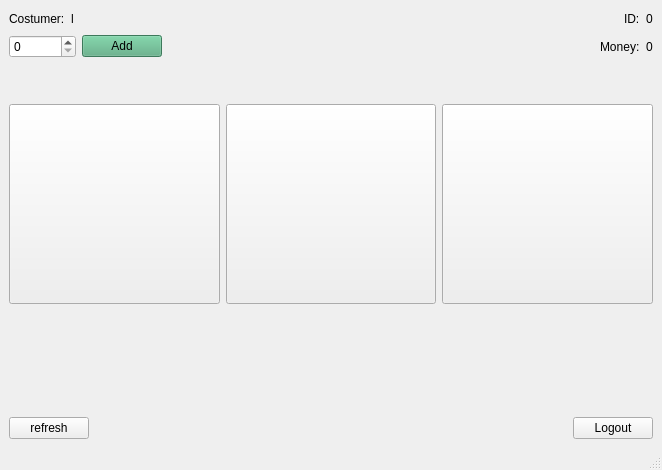
<?xml version="1.0" encoding="UTF-8"?>
<ui version="4.0">
 <class>costumerPage</class>
 <widget class="QMainWindow" name="costumerPage">
  <property name="geometry">
   <rect>
    <x>0</x>
    <y>0</y>
    <width>662</width>
    <height>470</height>
   </rect>
  </property>
  <property name="windowTitle">
   <string>MainWindow</string>
  </property>
  <property name="styleSheet">
   <string notr="true"/>
  </property>
  <widget class="QWidget" name="centralwidget">
   <layout class="QGridLayout" name="gridLayout_3">
    <item row="0" column="0">
     <layout class="QGridLayout" name="gridLayout_2">
      <item row="0" column="0">
       <layout class="QGridLayout" name="gridLayout">
        <item row="0" column="0">
         <layout class="QHBoxLayout" name="horizontalLayout_5">
          <item>
           <layout class="QHBoxLayout" name="horizontalLayout_3">
            <item>
             <widget class="QLabel" name="label">
              <property name="text">
               <string>Costumer:</string>
              </property>
             </widget>
            </item>
            <item>
             <widget class="QLabel" name="usernameLabel">
              <property name="text">
               <string>l</string>
              </property>
             </widget>
            </item>
           </layout>
          </item>
          <item>
           <spacer name="horizontalSpacer_2">
            <property name="orientation">
             <enum>Qt::Horizontal</enum>
            </property>
            <property name="sizeHint" stdset="0">
             <size>
              <width>40</width>
              <height>20</height>
             </size>
            </property>
           </spacer>
          </item>
          <item>
           <layout class="QHBoxLayout" name="horizontalLayout_4">
            <item>
             <widget class="QLabel" name="label_3">
              <property name="text">
               <string>ID:</string>
              </property>
             </widget>
            </item>
            <item>
             <widget class="QLabel" name="idLabel">
              <property name="text">
               <string>0</string>
              </property>
             </widget>
            </item>
           </layout>
          </item>
         </layout>
        </item>
        <item row="3" column="0">
         <layout class="QHBoxLayout" name="horizontalLayout_7">
          <item>
           <widget class="QPushButton" name="historyBtn">
            <property name="minimumSize">
             <size>
              <width>200</width>
              <height>200</height>
             </size>
            </property>
            <property name="text">
             <string/>
            </property>
           </widget>
          </item>
          <item>
           <widget class="QPushButton" name="storeBtn">
            <property name="minimumSize">
             <size>
              <width>200</width>
              <height>200</height>
             </size>
            </property>
            <property name="text">
             <string/>
            </property>
           </widget>
          </item>
          <item>
           <widget class="QPushButton" name="profileBtn">
            <property name="minimumSize">
             <size>
              <width>200</width>
              <height>200</height>
             </size>
            </property>
            <property name="text">
             <string/>
            </property>
            <property name="flat">
             <bool>false</bool>
            </property>
           </widget>
          </item>
         </layout>
        </item>
        <item row="1" column="0">
         <layout class="QHBoxLayout" name="horizontalLayout_6">
          <item>
           <layout class="QHBoxLayout" name="horizontalLayout">
            <item>
             <widget class="QSpinBox" name="spinBoxMoney">
              <property name="maximum">
               <number>1000000000</number>
              </property>
             </widget>
            </item>
            <item>
             <widget class="QPushButton" name="addMoney">
              <property name="styleSheet">
               <string notr="true">background-color: rgb(85, 170, 127);</string>
              </property>
              <property name="text">
               <string>Add</string>
              </property>
             </widget>
            </item>
            <item>
             <spacer name="horizontalSpacer_3">
              <property name="orientation">
               <enum>Qt::Horizontal</enum>
              </property>
              <property name="sizeHint" stdset="0">
               <size>
                <width>40</width>
                <height>20</height>
               </size>
              </property>
             </spacer>
            </item>
           </layout>
          </item>
          <item>
           <layout class="QHBoxLayout" name="horizontalLayout_2">
            <item>
             <widget class="QLabel" name="label_2">
              <property name="text">
               <string>Money:</string>
              </property>
             </widget>
            </item>
            <item>
             <widget class="QLabel" name="moneyLabel">
              <property name="text">
               <string>0</string>
              </property>
             </widget>
            </item>
           </layout>
          </item>
         </layout>
        </item>
        <item row="2" column="0">
         <spacer name="verticalSpacer">
          <property name="orientation">
           <enum>Qt::Vertical</enum>
          </property>
          <property name="sizeHint" stdset="0">
           <size>
            <width>20</width>
            <height>40</height>
           </size>
          </property>
         </spacer>
        </item>
       </layout>
      </item>
      <item row="2" column="0">
       <layout class="QHBoxLayout" name="horizontalLayout_8">
        <item>
         <widget class="QPushButton" name="pushButton">
          <property name="text">
           <string>refresh</string>
          </property>
         </widget>
        </item>
        <item>
         <spacer name="horizontalSpacer">
          <property name="orientation">
           <enum>Qt::Horizontal</enum>
          </property>
          <property name="sizeHint" stdset="0">
           <size>
            <width>40</width>
            <height>20</height>
           </size>
          </property>
         </spacer>
        </item>
        <item>
         <widget class="QLabel" name="label_4">
          <property name="text">
           <string/>
          </property>
         </widget>
        </item>
        <item>
         <widget class="QPushButton" name="logoutBtn">
          <property name="text">
           <string>Logout</string>
          </property>
         </widget>
        </item>
       </layout>
      </item>
      <item row="1" column="0">
       <spacer name="verticalSpacer_2">
        <property name="orientation">
         <enum>Qt::Vertical</enum>
        </property>
        <property name="sizeHint" stdset="0">
         <size>
          <width>20</width>
          <height>40</height>
         </size>
        </property>
       </spacer>
      </item>
     </layout>
    </item>
   </layout>
  </widget>
  <widget class="QMenuBar" name="menubar">
   <property name="geometry">
    <rect>
     <x>0</x>
     <y>0</y>
     <width>662</width>
     <height>26</height>
    </rect>
   </property>
  </widget>
  <widget class="QStatusBar" name="statusbar"/>
 </widget>
 <resources/>
 <connections/>
</ui>
